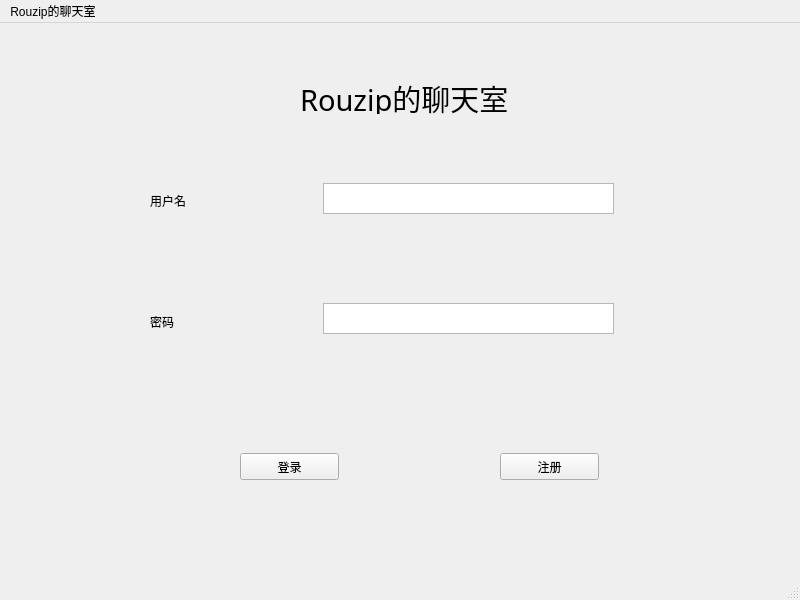
<?xml version="1.0" encoding="UTF-8"?>
<ui version="4.0">
 <class>MainWindow</class>
 <widget class="QMainWindow" name="MainWindow">
  <property name="geometry">
   <rect>
    <x>0</x>
    <y>0</y>
    <width>800</width>
    <height>600</height>
   </rect>
  </property>
  <property name="windowTitle">
   <string>MainWindow</string>
  </property>
  <widget class="QWidget" name="centralwidget">
   <widget class="QLabel" name="registerNmae">
    <property name="geometry">
     <rect>
      <x>150</x>
      <y>170</y>
      <width>67</width>
      <height>16</height>
     </rect>
    </property>
    <property name="text">
     <string>用户名</string>
    </property>
   </widget>
   <widget class="QLabel" name="password">
    <property name="geometry">
     <rect>
      <x>150</x>
      <y>290</y>
      <width>67</width>
      <height>17</height>
     </rect>
    </property>
    <property name="text">
     <string>密码</string>
    </property>
   </widget>
   <widget class="QTextEdit" name="clientName">
    <property name="geometry">
     <rect>
      <x>323</x>
      <y>160</y>
      <width>291</width>
      <height>31</height>
     </rect>
    </property>
   </widget>
   <widget class="QTextEdit" name="clientPassword">
    <property name="geometry">
     <rect>
      <x>323</x>
      <y>280</y>
      <width>291</width>
      <height>31</height>
     </rect>
    </property>
   </widget>
   <widget class="QPushButton" name="loginButton">
    <property name="geometry">
     <rect>
      <x>240</x>
      <y>430</y>
      <width>99</width>
      <height>27</height>
     </rect>
    </property>
    <property name="text">
     <string>登录</string>
    </property>
   </widget>
   <widget class="QPushButton" name="registerButton">
    <property name="geometry">
     <rect>
      <x>500</x>
      <y>430</y>
      <width>99</width>
      <height>27</height>
     </rect>
    </property>
    <property name="text">
     <string>注册</string>
    </property>
   </widget>
   <widget class="QLabel" name="label">
    <property name="geometry">
     <rect>
      <x>300</x>
      <y>60</y>
      <width>271</width>
      <height>31</height>
     </rect>
    </property>
    <property name="font">
     <font>
      <family>Tlwg Mono</family>
      <pointsize>22</pointsize>
     </font>
    </property>
    <property name="text">
     <string>Rouzip的聊天室</string>
    </property>
   </widget>
  </widget>
  <widget class="QMenuBar" name="menubar">
   <property name="geometry">
    <rect>
     <x>0</x>
     <y>0</y>
     <width>800</width>
     <height>31</height>
    </rect>
   </property>
   <widget class="QMenu" name="menuRouzip">
    <property name="title">
     <string>Rouzip的聊天室</string>
    </property>
    <addaction name="separator"/>
    <addaction name="action_3"/>
    <addaction name="action_2"/>
   </widget>
   <addaction name="menuRouzip"/>
  </widget>
  <widget class="QStatusBar" name="statusbar"/>
  <action name="action_2">
   <property name="text">
    <string>关闭</string>
   </property>
  </action>
  <action name="action_3">
   <property name="text">
    <string>在线人员</string>
   </property>
  </action>
 </widget>
 <resources/>
 <connections/>
</ui>
